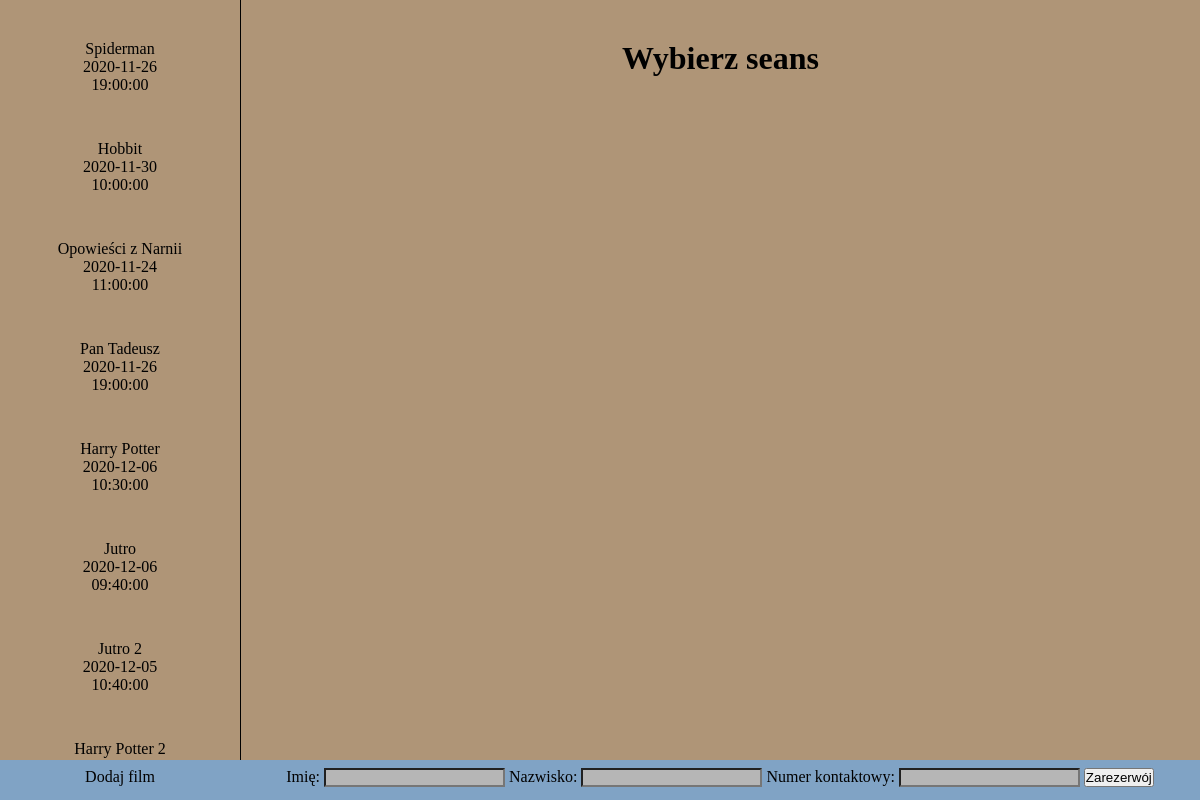
The page / on the database its author committed.
### tables this page shows
CREATE TABLE `filmy` (
  `id` int(11) NOT NULL,
  `nazwa` text NOT NULL,
  `data` date NOT NULL,
  `godzina` time NOT NULL
);

### index.php (the view, shortened to what this page needs)
<!DOCTYPE html>
<html lang="en">
<head>
    <link rel="stylesheet" type="text/css" href="style.css"/>
</head>
<body id="body">
    <div id="left">
        <?php
            $con = mysqli_connect('localhost','root','','kino');
            $query = "SELECT * from filmy";
            $result = mysqli_query($con, $query);
            foreach($result as $element){
                echo "<div class='film' id='".$element['id']."'>";
                echo $element['nazwa']."<br>";
                echo $element['data']."<br>";
                echo $element['godzina']."<br>";
                echo "</div>";
            };
        ?>
        <div class="film" id="dodaj" onclick="dodajFilm()"><p>Dodaj film</p></div>
    </div>
    <div id="right">
        <h1 id="napis">Wybierz seans</h1>
        <div id="zarezerwoj">
            <p>
            Imię: <input type="text" id="name">
            Nazwisko: <input type="text" id="surname">
            Numer kontaktowy: <input type="tel" id="telefon">
            <button onclick="dodajElement()">Zarezerwój</button>
        </p>
        </div>
    </div>
</body>
</html>

### style.css (style rules this page uses)
* { margin: 0 auto; padding: 0; text-align: center; }
body { background-color: rgb(175, 149, 119); }
#left { width: 20%; float: left; border-right: 1px solid black; height: 90vh; padding-top: 5vh; overflow-y: scroll; }
#right { width:80%; margin-left: 20%; padding-top: 20px; }
.film { height: 100px; width:99%; }
#dodaj { position: fixed; left: 0px; bottom: 0px; width: 20%; height: 5vh; background-color: rgb(128, 163, 197); }
#dodaj p { margin-top: 1vh; }
#zarezerwoj { position: fixed; right: 0px; bottom: 0px; width: 80%; height: 5vh; background-color: rgb(128, 163, 197); }
#zarezerwoj p { margin-top: 1vh; }
input { background-color: rgb(182, 182, 182); }
#right h1 { margin-top: 20px; margin-bottom: 20px; }

### rows shown on the page
filmy: nazwa "Spiderman", data "2020-11-26", godzina "19:00:00"
filmy: nazwa "Hobbit", data "2020-11-30", godzina "10:00:00"
filmy: nazwa "Opowieści z Narnii", data "2020-11-24", godzina "11:00:00"
filmy: nazwa "Pan Tadeusz", data "2020-11-26", godzina "19:00:00"
filmy: nazwa "Harry Potter", data "2020-12-06", godzina "10:30:00"
filmy: nazwa "Jutro", data "2020-12-06", godzina "09:40:00"
filmy: nazwa "Jutro 2", data "2020-12-05", godzina "10:40:00"
filmy: nazwa "Harry Potter 2"
